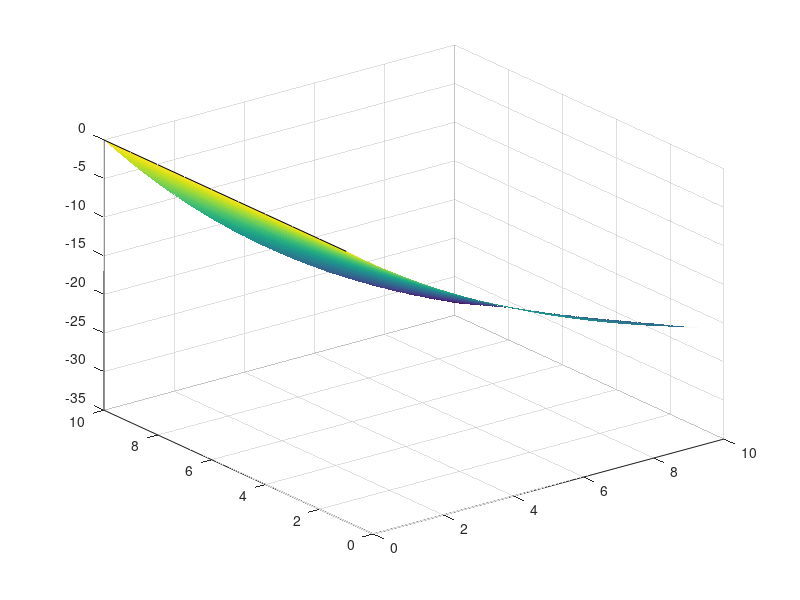

MATLAB code for this plot: (Note: this script raises an error after producing the figure.)
%% Time series version of question A %%

clc
clear all 

% Additive equation of xi at equilibrium 

% set parameters 
A = 0.1; %constant specified in homework 
B = 1; %constant specified in homework 
I = [1.0, 0.9, 0.8, 0.7, 0.6, 0.5, 0.4, 0.3, 0.2, 0.1];
x_start = 0; % begin with an x value of 0, x(0) = 0 
x_inc = .001; % increments that I want to count by
x_end = 10; % final x value  
time = x_start:x_inc:x_end;
x = zeros(length(I),length(time));
dx = 0;


for h = 1:10
    i = I(h);
    L = sum(I(I~=I(h)));
   for t = 1:(length(time)-1)
    dx = ((-1 .* A .* x(h,t)) + (B .* i) - L) * x_inc;
    x(h,t+1)= x(h,t) + dx;
   end 
end

figure(7);
Add_plot = surf(time, 1:10, x);
Add_plot.FaceAlpha=0.8;
Add_plot.LineStyle='none';
xlabel('Time')
zlabel('Activity')
ylabel('Input')
set(gca, 'fontsize',18)
%% Shunting equation of Xi at equilibrium %%

% set parameters 
A = 0.1; %constant specified in homework 
B = 1; %constant specified in homework 
I = [1.0, 0.9, 0.8, 0.7, 0.6, 0.5, 0.4, 0.3, 0.2, 0.1];
x_start = 0; % begin with an x value of 0, x(0) = 0 
x_inc = .001; % increments that I want to count by
x_end = 10; % final x value  
time = x_start:x_inc:x_end;
x = zeros(length(I),length(time));
dx = 0;

for h = 1:10
    i = I(h);
    L = sum(I(I~=I(h)));
   for t = 1:(length(time)-1)
    dx = ((-1 .* A .* x(h,t)) + ((B - x(h,t)).* i) - (x(h,t).* L)) * x_inc;
    x(h,t+1)= x(h,t) + dx;
   end 
end

figure(8);
Shunt_plot = surf(time, 1:10, x);
Shunt_plot.FaceAlpha=0.8;
Shunt_plot.LineStyle='none';
xlabel('Time')
zlabel('Activity')
ylabel('Input')
set(gca, 'fontsize',18)

%% Part C shunting equation %%
% set parameters 
A = 0.1; %constant specified in homework 
B = 1; %constant specified in homework 
I = [1.0, 0.9, 0.8, 0.7, 0.6, 0.5, 0.4, 0.3, 0.2, 0.1];
x_start = 0; % begin with an x value of 0, x(0) = 0 
x_inc = .001; % increments that I want to count by
x_end = 10; % final x value  
time = x_start:x_inc:x_end;
x = zeros(length(I),length(time));
dx = 0;

for h = 1:10
    i = I(h);
    L = sum(I(I~=I(h)));
   for t = 1:(length(time)-1)
    dx = ((-1 .* A .* x(h,t)) + ((B - x(h,t)).* i) - L) * x_inc;
    x(h,t+1)= x(h,t) + dx;
   end 
end

figure(9);
PartC_plot = surf(time, 1:10, x);
PartC_plot.FaceAlpha=0.8;
PartC_plot.LineStyle='none';

xlabel('Time')
zlabel('Activity')
ylabel('Input')
set(gca, 'fontsize',18)